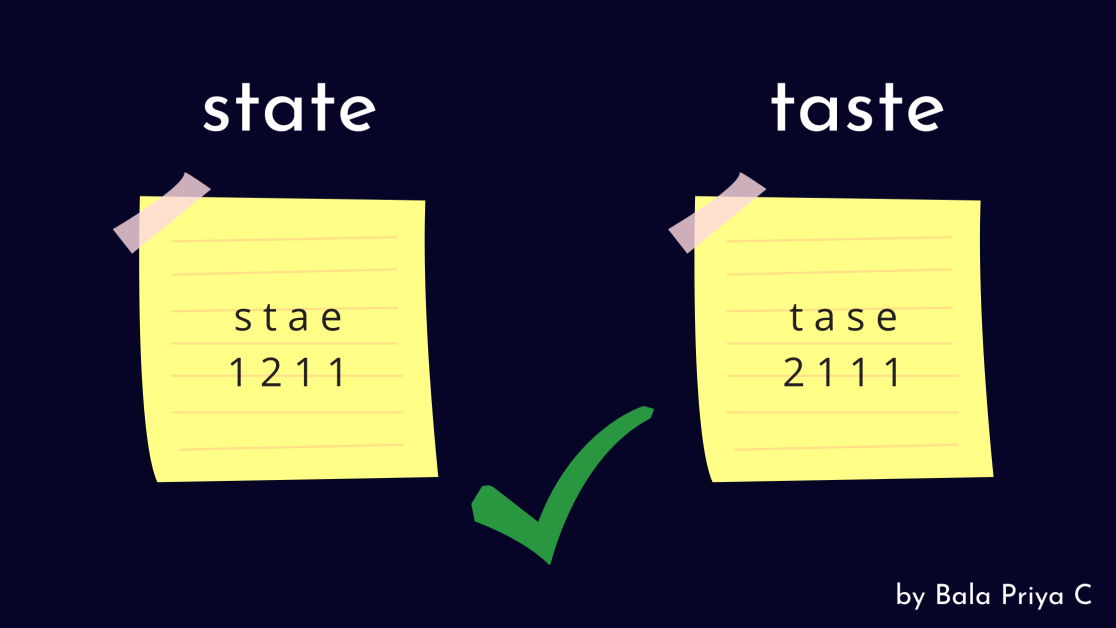
#> input picture IMG01_PythonAnagrama01.jpg, 1116 x 628 px
$ python 44_ImageCartoonV2.py
#> lines starting #> are read from the running program, lines starting #| are printed output that depends on the picture; after the words box and inside, x2 and y2 are one past the last pixel; in counts of white or black regions, pixels touching at a corner belong together
'''
## Cartoonizacion de una imagen

* FECHA DE INICIO DE CODIFICACION 01/11/22
* ULTIMA EDICION AL CODIGO: 01/11/22
* ESTADO: SIN TERMINAR Y SIN FUNCIONAR
'''

# Importar librerias
import cv2
import numpy as np
from os import system

print("\n***********************************************************************************\n")

print("********************** Programa que Cartooniza una imagen *****************************\n")
print("Ejemplo de entrada: C:/Users/jon_r/Pictures/FOTOS/Mis Fotos/image10.jpg\n")

imagen = input("Ingresa la direccion con las diagonales investidas: ")
#> the answer given: IMG01_PythonAnagrama01.jpg

# reading image
img = cv2.imread(imagen)
#> img is the input picture: shape (628, 1116, 3); mean B, G, R 63.7, 65.5, 66.6

# Edges
gray = cv2.cvtColor(img, cv2.COLOR_BGR2GRAY)
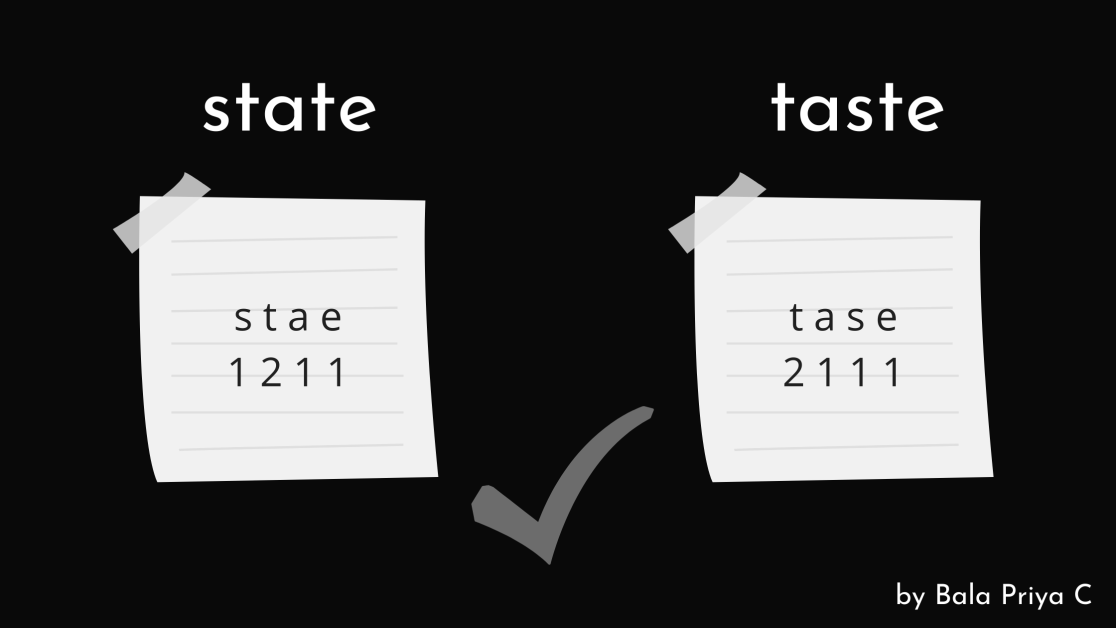
#> gray: shape (628, 1116); min 9, max 255, mean 65.2
gray = cv2.medianBlur(gray, 5)
edges = cv2.adaptiveThreshold(gray, 255, cv2.ADAPTIVE_THRESH_MEAN_C, cv2.THRESH_BINARY, 9, 9)
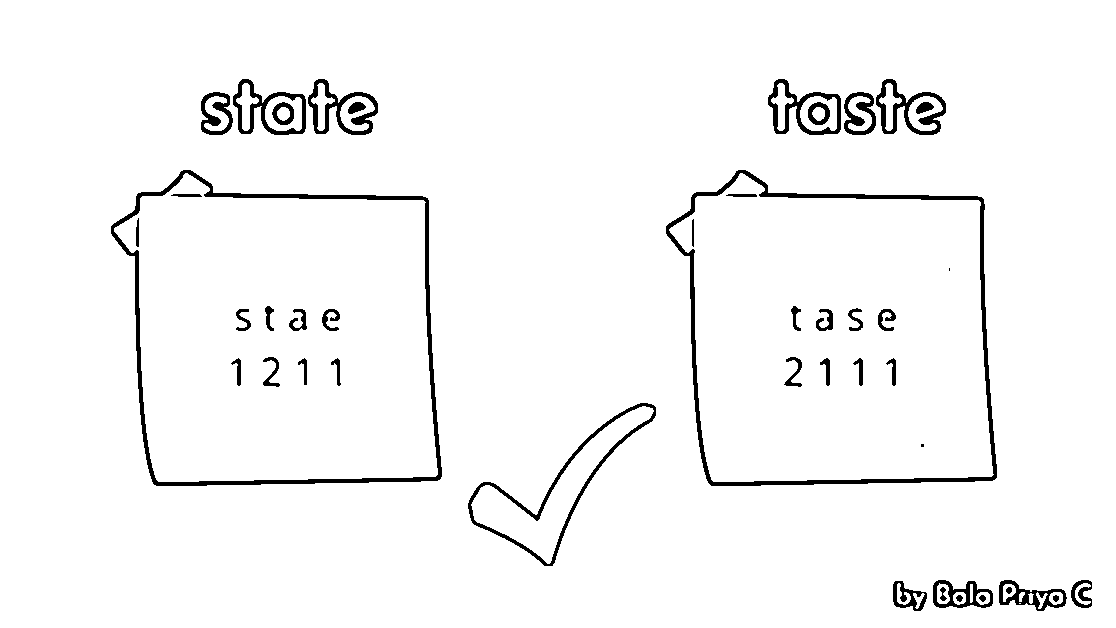
#> edges: shape (628, 1116); 96.6% white; 44 black regions (2 under 20 px), largest, box (x1, y1, x2, y2) and area: (666, 170, 997, 486) 4940, (111, 170, 442, 486) 4923, (468, 403, 656, 566) 2008

# Cartoonizacion
color = cv2.bilateralFilter(img, 9, 250, 250)
cartoon = cv2.bitwise_and(color, color, mask=edges)
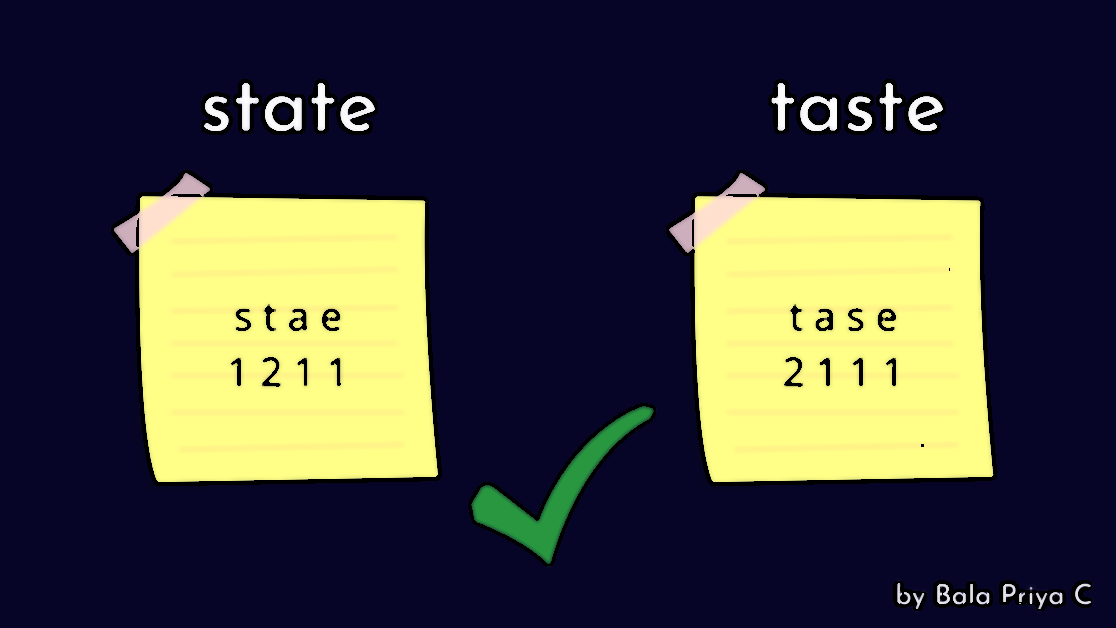
#> cartoon: shape (628, 1116, 3); mean B, G, R 62, 64.6, 65.6

'''
cv2.imshow("Image", img)
cv2.imshow("edges", edges)
cv2.imshow("Cartoon", cartoon)
'''
cv2.imwrite("edges.jpg", edges)
cv2.imwrite("Cartoon.jpg", cartoon)
cv2.waitKey(0)
cv2.destroyAllWindows()

print("\n********************* PROCESO TERMINADO SATISFACTORIAMENTE **************************'\n")

system("pause")

$ run again, on IMG03_PytonPalindromo02.jpg
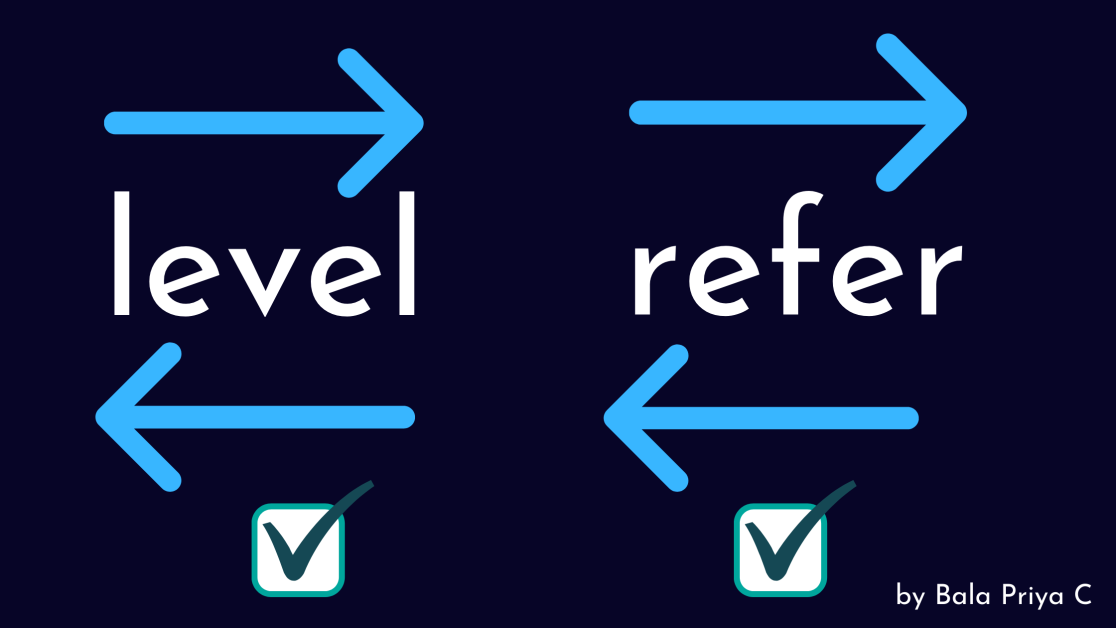
#> input picture IMG03_PytonPalindromo02.jpg, 1116 x 628 px
#> img is the input picture: shape (628, 1116, 3); mean B, G, R 63.1, 28.5, 21
#> `edges = cv2.adaptiveThreshold(gray, 255, cv2.ADAPTIVE_THRESH_MEAN_C, c..`:
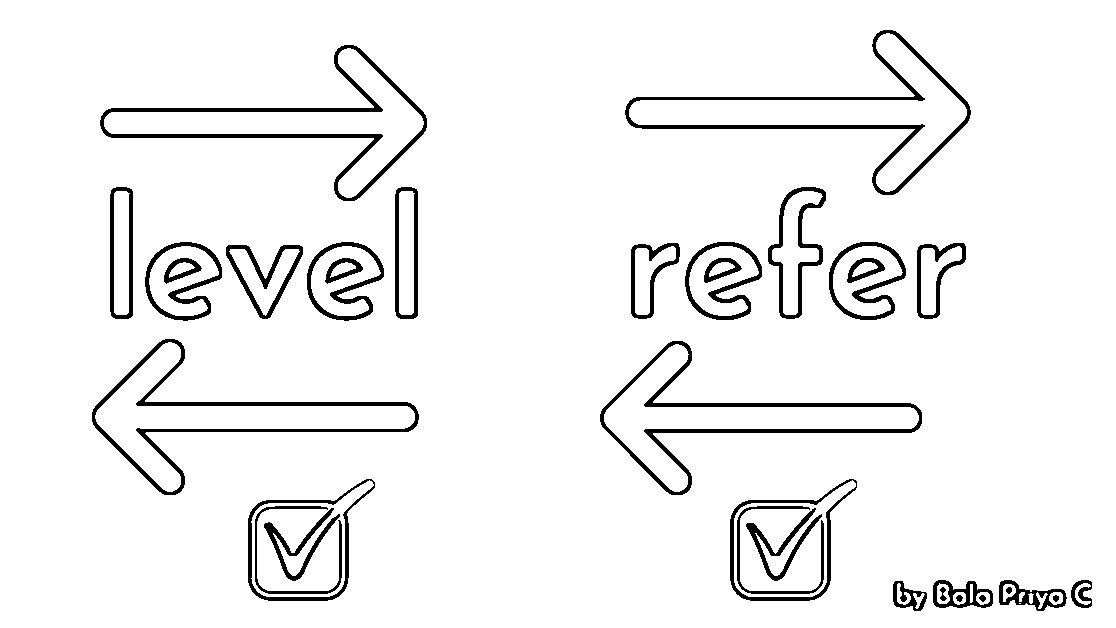
#> edges: shape (628, 1116); 94.6% white; 33 black regions, largest, box (x1, y1, x2, y2) and area: (100, 45, 427, 201) 3928, (625, 30, 971, 195) 3874, (600, 341, 922, 495) 3780
#> `cartoon = cv2.bitwise_and(color, color, mask=edges)`:
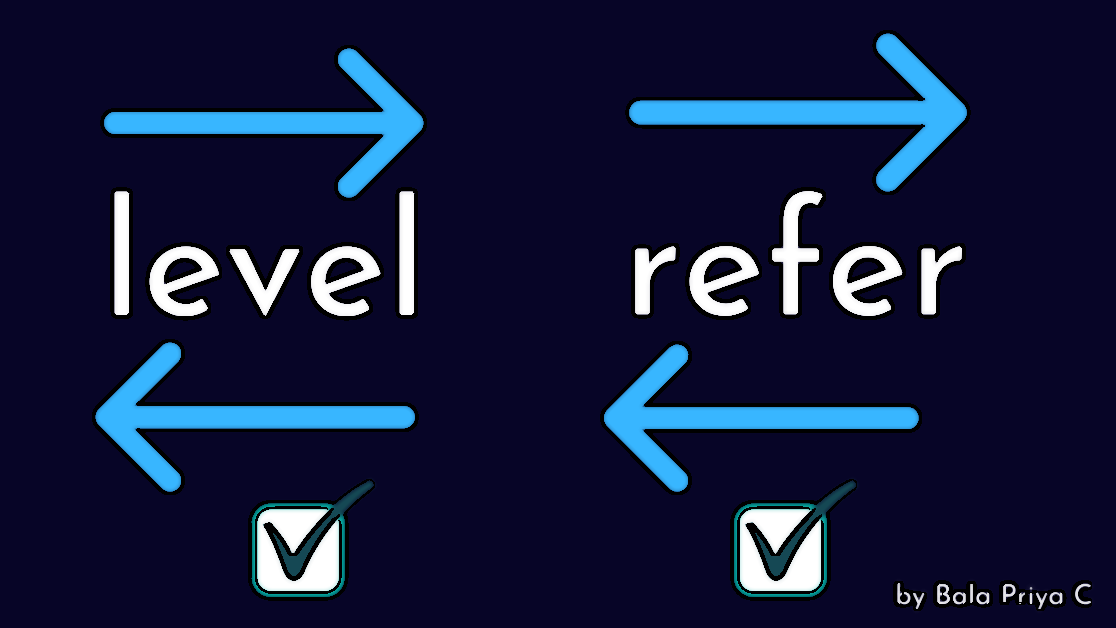
#> cartoon: shape (628, 1116, 3); mean B, G, R 59.7, 26.8, 20.1
